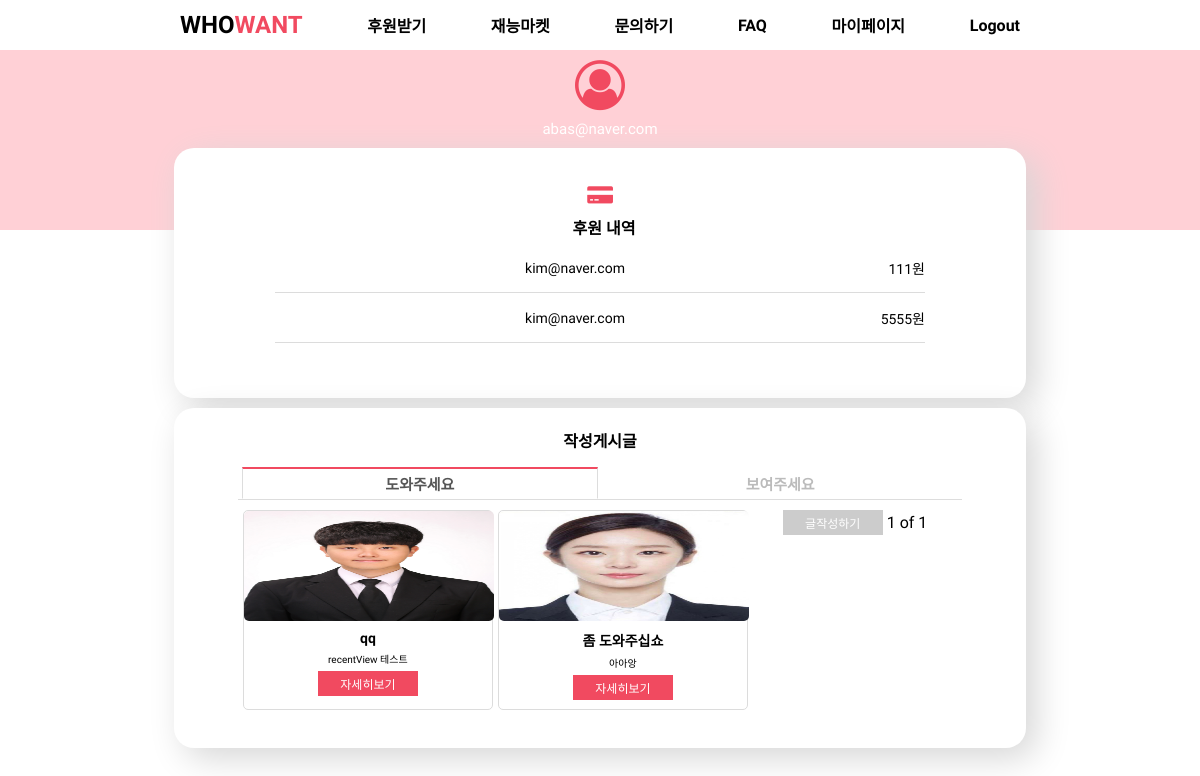
Page /sponserpage/ (signed in) on the committed database.
### user_info/models.py (models this page shows)
class CustomUser(AbstractUser):
    username = None
    email = models.EmailField(_('email address'), unique=True)
    USERNAME_FIELD = 'email'
    REQUIRED_FIELDS = []
    objects = CustomUserManager()
    def __str__(self):
        return self.email

class whodonate(models.Model):
    whogetmoney = models.CharField(null=True, max_length = 30)
    givemoney = models.CharField(null=True, max_length = 30)
    whogivemoney = models.CharField(null=True, max_length = 30)
    what_post = models.ForeignKey("list.Post", on_delete=CASCADE, related_name="posts")
    date = models.DateTimeField(auto_now_add=True)
    @property
    def created_string(self):
        time = datetime.now(tz=timezone.utc) - self.date
        if time < timedelta(minutes=1):
            return '방금 전'
        elif time < timedelta(hours=1):
            return str(int(time.seconds / 60)) + '분 전'
        elif time < timedelta(days= 1):
            return str(int(time.seconds / 3600)) + '시간 전'
        elif time < timedelta(days= 7):
            time = datetime.now(tz=timezone.utc).date() - self.date.date()
            return str(time.days) + '일 전'
        else:
            return False

### list/models.py (models this page shows, shortened)
class Post(models.Model):
    title = models.CharField(max_length=100)
    writer = models.ForeignKey(CustomUser, on_delete=models.CASCADE, related_name='users')
    post_time = models.DateTimeField(auto_now_add=True)
    body = models.CharField(max_length=500)
    thumbnail = models.ImageField(verbose_name='썸네일', upload_to='thumbnail/')

### user_info/views.py (the view)
# urls.py: path('sponserpage/', views.sponserpage, name="sponserpage"),
def sponserpage(request):
    user = CustomUser.objects.get(email=request.user.email)
    whos = whodonate.objects.filter(whogetmoney=user)
    posts = Post.objects.filter(writer=request.user)
    paginator = Paginator(posts, 8)
    page = request.GET.get('page')
    posts = paginator.get_page(page)
    recent_posts = Post1.objects.filter(writer=request.user).order_by('-post_time')
    recent_paginator = Paginator(recent_posts, 8)
    recent_page = request.GET.get('page')
    recent_posts = recent_paginator.get_page(recent_page)
    return render(request, 'sponserpage.html', {'whos' : whos, 'posts': posts, 'recent_posts':recent_posts})

### user_info/templates/sponserpage.html (shortened to what this page needs)
<!doctype html>
{% load static %}
<html lang="kor">
<head>
    <link rel="stylesheet" type="text/css" href="{% static 'sponserpage.css' %}">
    <link rel="stylesheet" href="https://maxcdn.bootstrapcdn.com/font-awesome/4.7.0/css/font-awesome.min.css">
</head>
<body>
    <div class="header">
        <ul>
            <li><a href="{% url 'user_info:home' %}" class="logo">WHO<span>WANT</span></a></li>
            <li><a href="{% url 'list:helpWrite' %}" class="navItem">후원받기</a></li>
            <li><a href="{% url 'market:market_view' %}" class="navItem">재능마켓</a></li>
            <li><a href="{% url 'inquiry:CS' %}" class="navItem">문의하기</a></li>
            <li><a href="{% url 'inquiry:FAQ' %}" class="navItem">FAQ</a></li>
            <li><a href="{% url 'user_info:mypage' %}" class="navItem">마이페이지</a></li>
            {% if not user.is_authenticated %}
                <li><a href="{% url 'user_info:login_view' %} " class="navItem">Login</a></li>
            {% else %}
                <li><a href="{% url 'user_info:logout_view' %}" class="navItem">Logout</a></li>
            {% endif %}
        </ul>
    </div>
    <div class="profile_box" align=middle>
        <i class="fa fa-user-circle-o" aria-hidden="true"></i>
        <p class="email">{{request.user.email}}</p>
        <div class="inner_box1">
            <table class="table_1" >
                <tr>
                    <th colspan="2">
                        <i class="fa fa-credit-card-alt credit" aria-hidden="true"></i>
                        <p>&nbsp;&nbsp;후원 내역</p>
                    </th>
                </tr>
            </table>
            <div id="contents">
                <div class="bx_tb1">
                        <table>
                        {% for who in whos %}
                        <tr>
                            <td id="spon-date">
                            </td>
                            <td id="spon-nickname">
                                {{ who.whogivemoney }}
                            </td>
                            <td id="spon-money">
                                {{ who.givemoney }}원
                            </td>
                        </tr>
                        {% endfor %}
                    </table>
                </div>
            </div>
        </div>
        <div class="inner_box3">
            <p class="donate-title">작성게시글</p>
            <div class="main">
                <label for="tab1">도와주세요</label>
                <label for="tab2">보여주세요</label>
                <section id="content1">
                {% for post in posts %}
                    <div class="image-card">
                        <img src="{{post.thumbnail.url}}">
                        <p class="title">{{post.title}}</p>
                        <p class="content">{{post.body}}</p>
                        <button type="button" onclick="location.href = '{% url 'list:feed_Detail' post.id%}'">자세히보기</button>
                    </div>
                {% endfor %}
                    <button type="button" class="write-btn" onclick="location.href = '{% url 'list:helpWrite'%}'">글작성하기</button>
    <span>{{posts.number}}</span>
    <span>of</span>
    <span>{{posts.paginator.num_pages}}</span>
                </section>
            </div>
        </div>
    </div>
</body>

### static/sponserpage.css (style rules this page uses)
* { padding: 0; margin: 0; box-sizing: border-box; font-family: 'Nanum Gothic', sans-serif; }
body { display: flex; flex-direction: column; align-items: center; min-height: 100vh; width: 100vw; }
.header { width: 70vw; height: 50px; }
.header ul { width: 100%; height: 100%; list-style: none; display: flex; justify-content: space-between; align-items: center; }
.header ul li a { text-decoration: none; color: black; }
.header .logo { font-size: 1.5em; font-weight: 800; }
.header ul li a span { color: #f14a60; }
.header .navItem { font-size: 1em; font-weight: 700; }
.profile_box { width: 100%; height: 180px; background-color: #ffd0d6; }
.profile_box .email { font-size: 15px; color: white; }
.inner_box1 { width: 71%; height: 250px; margin-top: 10px; background-color: white; border-radius: 20px; box-shadow: 10px 10px 35px rgb(214, 214, 214); float: left; margin-left: 14.5%; margin-right: 1%; }
.table_1 p { font-size: 16px; font-weight: bold; }
.table_1 { margin-top: 5px; padding-top: 20px; }
#contents { width: 85%; height: 120px; position: relative; overflow: auto; }
#contents table { height: 100px; font-size: 14px; table-layout: fixed; border-spacing: 0; }
.bx_tb1 { zoom: 1; }
#spon-date { width: 150px; text-align: center; border-bottom: 1px solid gainsboro; }
#spon-nickname { width: 300px; text-align: center; height: 40px; border-bottom: 1px solid gainsboro; }
#spon-money { width: 200px; text-align: right; border-bottom: 1px solid gainsboro; }
.inner_box3 { width: 71%; min-height: 340px; height: auto; margin-top: 10px; background-color: white; border-radius: 20px; box-shadow: 10px 10px 35px rgb(214, 214, 214); float: left; margin-left: 14.5%; margin-right: 1%; }
.donate-title { margin-top: 20px; font-size: 16px; font-weight: bold; }
.image-card { width: 250px; height: 200px; margin-top: 10px; border: 1px solid gainsboro; border-radius: 5px; float: left; margin-left: 5px; }
.image-card img { width: 250px; height: 110px; border-radius: 5px; }
.image-card .title { font-size: 14px; margin: 5px; font-weight: 600; align-items: center; }
.image-card .content { font-size: 10px; margin: 5px; }
.image-card button { width: 100px; height: 25px; background-color: #f14a60; border: none; color: white; font-size: 12px; }
.main { width: 85%; background: #ffffff; padding-top: 15px; }
.main label { display: inline-block; padding: 4px 19.7%; font-size: 15px; font-weight: bold; text-align: center; color: #bbb; border: 1px solid transparent; }
.main section { display: none; border-top:1px solid #ddd; }
.main input:checked + label { color: #555; border: 1px solid #ddd; border-top: 2px solid #f14a60; border-bottom: 1px solid #ffffff; }
#tab1:checked ~ #content1, #tab2:checked ~ #content2 { display: block; }
.write-btn { margin-top: 10px; width: 100px; height: 25px; background-color: #cccccc; border: none; color: white; font-size: 12px; }
.profile_box i { margin: 10px 0 10px 0 !important; }
.profile_box i::before { color: #f14a60; font-size: 50px; }
.credit::before { font-size: 20px !important; }

### rows in the picture
CustomUser: user.email "abas@naver.com"
whodonate: whogivemoney "kim@naver.com", givemoney "111"
whodonate: whogivemoney "kim@naver.com", givemoney "5555"
Post: thumbnail (picture), title "qq", body "recentView 테스트"
Post: thumbnail (picture), title "좀 도와주십쇼", body "아아앙"

### other values in the picture
{{ posts.number }} "1"
{{ posts.paginator.num_pages }} "1"
